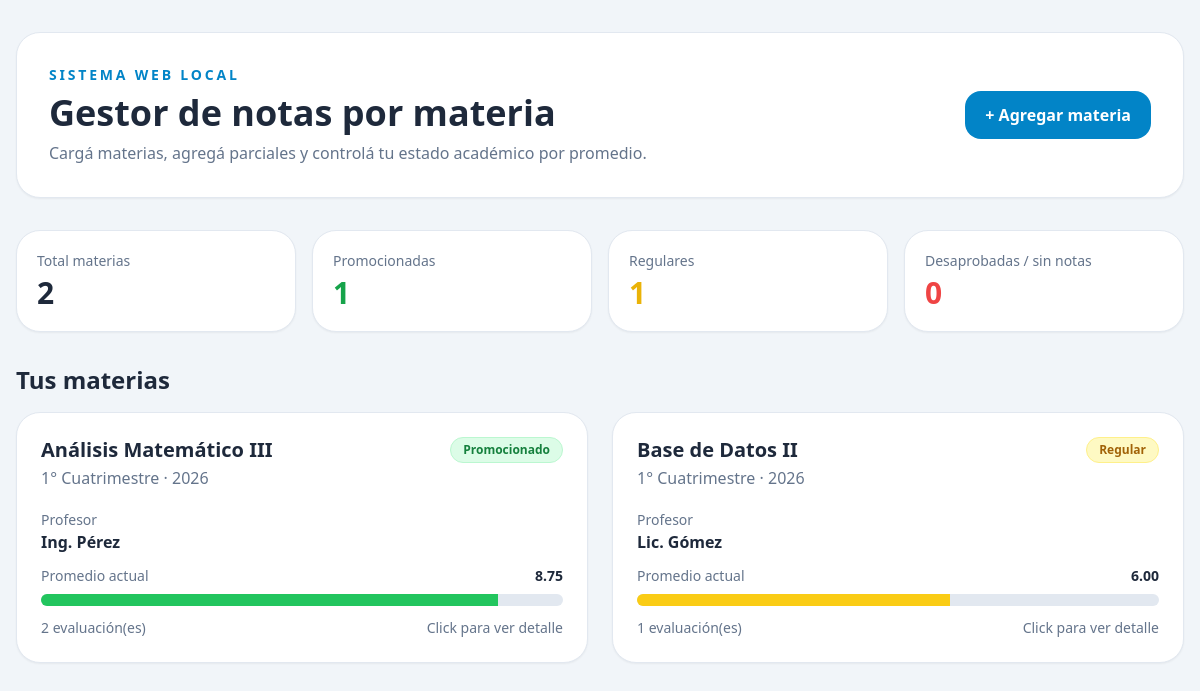
The page / on the database its author committed.
### tables this page shows
CREATE TABLE IF NOT EXISTS materias (
    id INT AUTO_INCREMENT PRIMARY KEY,
    nombre VARCHAR(150) NOT NULL,
    cuatrimestre VARCHAR(50) NOT NULL,
    anio INT NOT NULL,
    profesor VARCHAR(120) NOT NULL,
    created_at TIMESTAMP DEFAULT CURRENT_TIMESTAMP
);

### functions.php (called while the page is built, shortened)
<?php
function h($value) {
    return htmlspecialchars((string)$value, ENT_QUOTES, 'UTF-8');
}
function calcularPromedio(array $notas): float {
    $suma = 0;
    foreach ($notas as $nota) {
        $suma += (float)$nota['nota'];
    }
    return round($suma / count($notas), 2);
}
function obtenerEstado(float $promedio): string {
    if ($promedio >= 8) return 'Promocionado';
    if ($promedio >= 4) return 'Regular';
    return 'Sin notas';
}
function obtenerClaseEstado(float $promedio): array {
    if ($promedio >= 8) {
        return [
            'barra' => 'bg-green-500',
            'badge' => 'bg-green-100 text-green-700 border-green-200',
            'porcentaje' => min(100, ($promedio / 10) * 100),
        ];
    }
    if ($promedio >= 4) {
        return [
            'barra' => 'bg-yellow-400',
            'badge' => 'bg-yellow-100 text-yellow-700 border-yellow-200',
            'porcentaje' => min(100, ($promedio / 10) * 100),
        ];
    }
    return [
        'barra' => 'bg-slate-300',
        'badge' => 'bg-slate-100 text-slate-600 border-slate-200',
        'porcentaje' => 0,
    ];
}

### index.php (the view, shortened to what this page needs)
<?php
require_once __DIR__ . '/config/db.php';
require_once __DIR__ . '/functions.php';
$materiasStmt = $pdo->query("SELECT * FROM materias ORDER BY anio DESC, cuatrimestre ASC, nombre ASC");
$materias = $materiasStmt->fetchAll();
$notasPorMateria = [];
$notasStmt = $pdo->query("SELECT * FROM notas ORDER BY fecha_nota ASC, id ASC");
foreach ($notasStmt->fetchAll() as $nota) {
    $notasPorMateria[$nota['materia_id']][] = $nota;
}
$totalMaterias = count($materias);
$promocionadas = 0;
$regulares = 0;
$desaprobadas = 0;
$sinNotas = 0;
?>
<!DOCTYPE html>
<html lang="es">
<head>
    <script src="https://cdn.tailwindcss.com"></script>
</head>
<body class="bg-slate-100 text-slate-800 min-h-screen">
    <div class="max-w-7xl mx-auto px-4 py-8">
        <header class="mb-8">
            <div class="bg-white rounded-3xl shadow-sm border border-slate-200 p-6 md:p-8">
                <div class="flex flex-col gap-6 md:flex-row md:items-center md:justify-between">
                    <div>
                        <p class="text-sm font-semibold uppercase tracking-[0.2em] text-sky-600">Sistema web local</p>
                        <h1 class="text-3xl md:text-4xl font-bold mt-2">Gestor de notas por materia</h1>
                        <p class="text-slate-500 mt-2">Cargá materias, agregá parciales y controlá tu estado académico por promedio.</p>
                    </div>
                    <button
                        type="button"
                        onclick="openCreateSubjectModal()"
                        class="px-5 py-3 rounded-2xl bg-sky-600 text-white font-semibold hover:bg-sky-700 transition"
                    >
                        + Agregar materia
                    </button>
                </div>
            </div>
        </header>
        <section class="grid grid-cols-1 md:grid-cols-4 gap-4 mb-8">
            <?php foreach ($materias as $materia): ?>
                <?php
                    $notasMateria = $notasPorMateria[$materia['id']] ?? [];
                    $promedio = calcularPromedio($notasMateria);
                    $estado = obtenerEstado($promedio);
                    if ($estado === 'Promocionado') $promocionadas++;
                    elseif ($estado === 'Regular') $regulares++;
                    elseif ($estado === 'Desaprobado') $desaprobadas++;
                    else $sinNotas++;
                ?>
            <?php endforeach; ?>
            <div class="bg-white border border-slate-200 rounded-3xl p-5 shadow-sm">
                <p class="text-slate-500 text-sm">Total materias</p>
                <p class="text-3xl font-bold mt-1"><?= $totalMaterias ?></p>
            </div>
            <div class="bg-white border border-slate-200 rounded-3xl p-5 shadow-sm">
                <p class="text-slate-500 text-sm">Promocionadas</p>
                <p class="text-3xl font-bold mt-1 text-green-600"><?= $promocionadas ?></p>
            </div>
            <div class="bg-white border border-slate-200 rounded-3xl p-5 shadow-sm">
                <p class="text-slate-500 text-sm">Regulares</p>
                <p class="text-3xl font-bold mt-1 text-yellow-500"><?= $regulares ?></p>
            </div>
            <div class="bg-white border border-slate-200 rounded-3xl p-5 shadow-sm">
                <p class="text-slate-500 text-sm">Desaprobadas / sin notas</p>
                <p class="text-3xl font-bold mt-1 text-red-500"><?= ($desaprobadas + $sinNotas) ?></p>
            </div>
        </section>
        <section>
            <div class="flex items-center justify-between mb-4">
                <h2 class="text-2xl font-bold">Tus materias</h2>
            </div>
            <?php if (!$materias): ?>
                <div class="bg-white border border-dashed border-slate-300 rounded-3xl p-10 text-center text-slate-500">
                    Todavía no hay materias cargadas. Empezá agregando la primera.
                </div>
            <?php else: ?>
                <div class="grid grid-cols-1 md:grid-cols-2 xl:grid-cols-3 gap-6">
                    <?php foreach ($materias as $materia): ?>
                        <?php
                            $notasMateria = $notasPorMateria[$materia['id']] ?? [];
                            $promedio = calcularPromedio($notasMateria);
                            $estado = obtenerEstado($promedio);
                            $estilo = obtenerClaseEstado($promedio);
                            $payload = [
                                'id' => (int)$materia['id'],
                                'nombre' => $materia['nombre'],
                                'profesor' => $materia['profesor'],
                                'cuatrimestre' => $materia['cuatrimestre'],
                                'anio' => $materia['anio'],
                                'notas' => array_map(function($n) {
                                    return [
                                        'id' => (int)$n['id'],
                                        'tipo_evaluacion' => $n['tipo_evaluacion'],
                                        'nota' => (float)$n['nota'],
                                        'fecha_nota' => $n['fecha_nota'],
                                        'observaciones' => $n['observaciones'],
                                    ];
                                }, $notasMateria),
                            ];
                        ?>
                        <button
                            type="button"
                            onclick='openSubjectModal(<?= json_encode($payload, JSON_UNESCAPED_UNICODE | JSON_HEX_APOS | JSON_HEX_QUOT) ?>)'
                            class="text-left bg-white rounded-3xl border border-slate-200 shadow-sm p-6 hover:-translate-y-1 hover:shadow-md transition"
                        >
                            <div class="flex items-start justify-between gap-4 mb-5">
                                <div>
                                    <h3 class="text-xl font-bold leading-tight"><?= h($materia['nombre']) ?></h3>
                                    <p class="text-slate-500 mt-1"><?= h($materia['cuatrimestre']) ?> · <?= h($materia['anio']) ?></p>
                                </div>
                                <span class="px-3 py-1 rounded-full border text-xs font-semibold <?= h($estilo['badge']) ?>">
                                    <?= h($estado) ?>
                                </span>
                            </div>
                            <div class="space-y-3">
                                <div>
                                    <p class="text-sm text-slate-500">Profesor</p>
                                    <p class="font-semibold"><?= h($materia['profesor']) ?></p>
                                </div>
                                <div>
                                    <div class="flex items-center justify-between text-sm mb-2">
                                        <span class="text-slate-500">Promedio actual</span>
                                        <span class="font-bold js-card-average"><?= number_format($promedio, 2) ?></span>
                                    </div>
                                    <div class="w-full h-3 bg-slate-200 rounded-full overflow-hidden">
                                        <div class="h-full <?= h($estilo['barra']) ?> transition-all duration-500" style="width: <?= h($estilo['porcentaje']) ?>%"></div>
                                    </div>
                                </div>
                                <div class="flex items-center justify-between text-sm text-slate-500">
                                    <span><?= count($notasMateria) ?> evaluación(es)</span>
                                    <span>Click para ver detalle</span>
                                </div>
                            </div>
                        </button>
                    <?php endforeach; ?>
                </div>
            <?php endif; ?>
        </section>
    </div>
</body>
</html>

### rows shown on the page
materias: nombre "Análisis Matemático III", cuatrimestre "1° Cuatrimestre", anio "2026", id "Promocionado", profesor "Ing. Pérez", id "8.75", id "2"
materias: nombre "Base de Datos II", cuatrimestre "1° Cuatrimestre", anio "2026", id "Regular", profesor "Lic. Gómez", id "6.00", id "1"

### other values the page prints
$totalMaterias "2"
$promocionadas "1"
$regulares "1"
$desaprobadas + $sinNotas "0"
